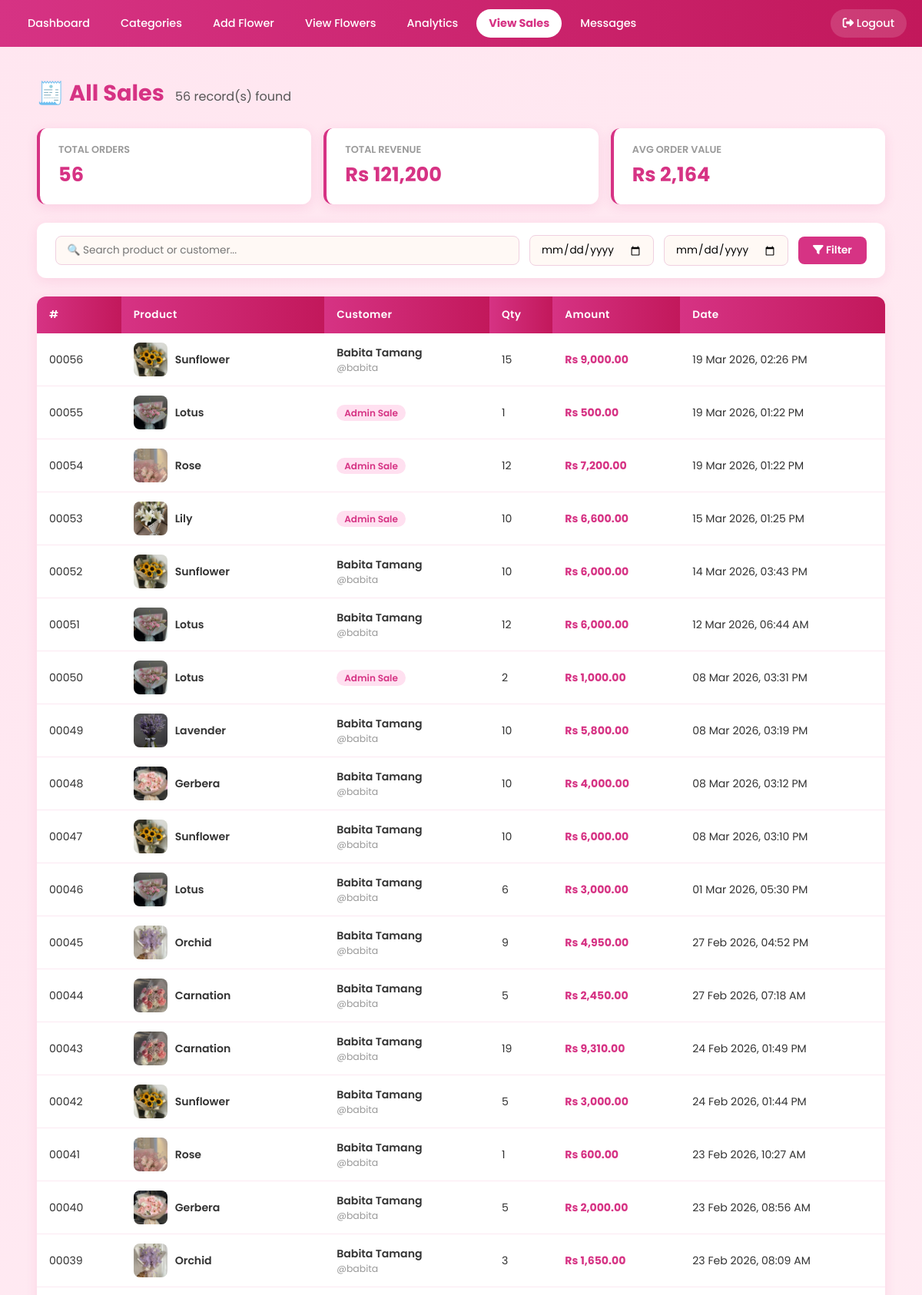
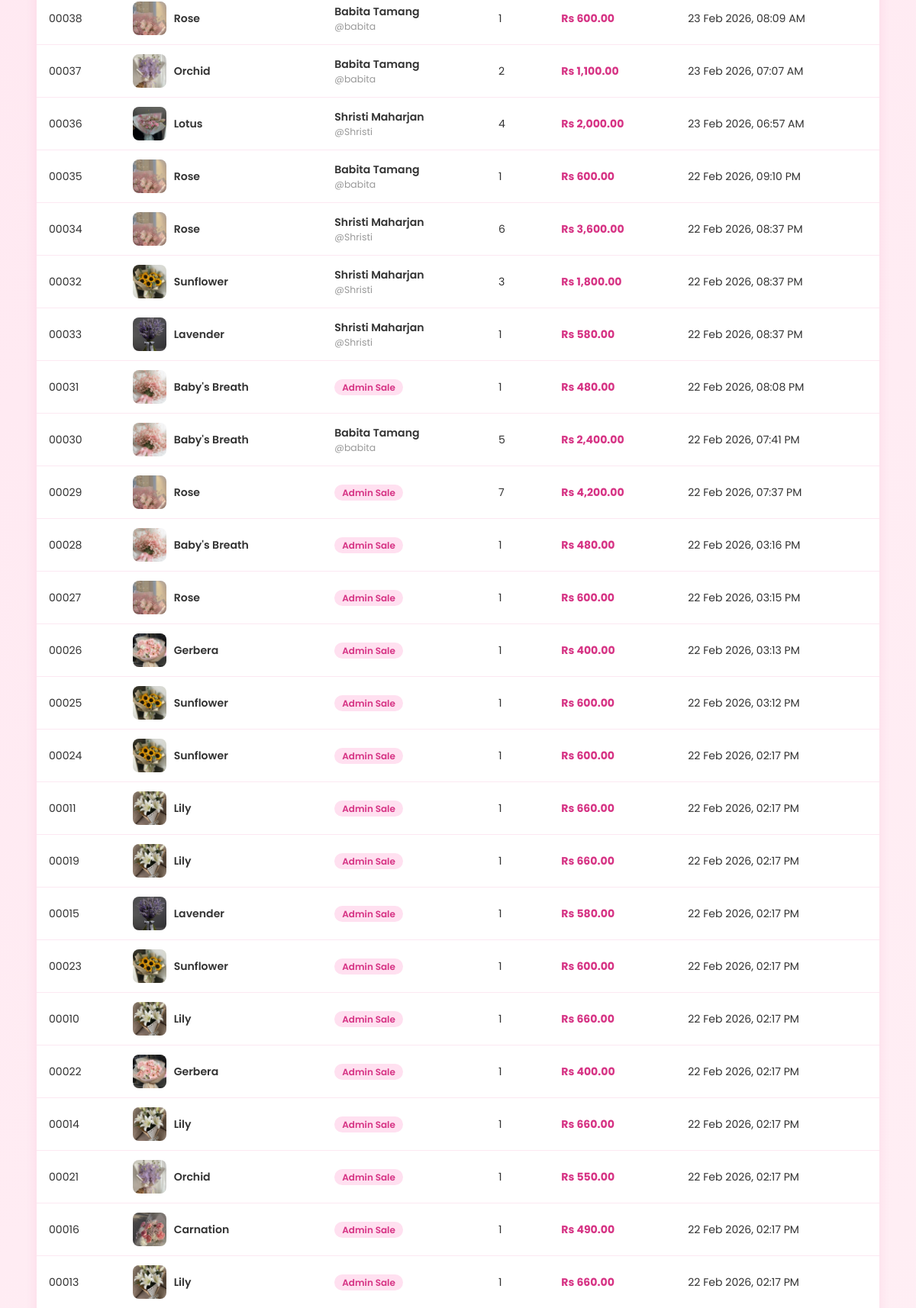
Screenshot of /view_sales.php (signed in, upper part) with the database file from the repository (2 pictures, top to bottom).
### tables this page shows
CREATE TABLE `sales` (
  `id` int(11) NOT NULL,
  `product_id` int(11) NOT NULL,
  `user_id` int(11) DEFAULT NULL,
  `order_id` int(11) DEFAULT NULL,
  `quantity` int(11) NOT NULL,
  `subtotal` decimal(10,2) NOT NULL,
  `sale_date` datetime DEFAULT current_timestamp()
);

CREATE TABLE `users` (
  `id` int(11) NOT NULL,
  `name` varchar(100) NOT NULL,
  `email` varchar(150) NOT NULL,
  `username` varchar(100) NOT NULL,
  `password` varchar(255) NOT NULL,
  `role` enum('admin','client') NOT NULL DEFAULT 'client',
  `created_at` timestamp NOT NULL DEFAULT current_timestamp(),
  `phone` varchar(20) DEFAULT NULL,
  `address` varchar(255) DEFAULT NULL,
  `city` varchar(100) DEFAULT NULL
);

### view_sales.php (the view, shortened to what this page needs)
<?php
include 'db.php';
$page = basename($_SERVER['PHP_SELF']);
$search   = trim($_GET['search'] ?? '');
$dateFrom = $_GET['date_from'] ?? '';
$dateTo   = $_GET['date_to'] ?? '';
$query  = "SELECT s.id as sale_id, COALESCE(p.name, 'Product Deleted') as product_name, COALESCE(p.image, '') as image,
                  u.name as customer_name, u.username,
                  s.quantity, s.subtotal, s.sale_date
           FROM sales s
           JOIN products p ON s.product_id = p.id
           LEFT JOIN users u ON s.user_id = u.id
           WHERE 1";
$query .= " ORDER BY s.sale_date DESC";
$stmt = $conn->prepare($query);
$stmt->execute();
$result      = $stmt->get_result();
$sales       = $result->fetch_all(MYSQLI_ASSOC);
$grandTotal  = array_sum(array_column($sales, 'subtotal'));
$totalOrders = count($sales);
?>
<!DOCTYPE html>
<html>
<head>
    <link rel="stylesheet" href="https://cdnjs.cloudflare.com/ajax/libs/font-awesome/6.5.0/css/all.min.css">
</head>
<body>
<div class="navbar">
    <a href="admin_dashboard.php" class="<?= $page=='admin_dashboard.php'?'active':'' ?>">Dashboard</a>
    <a href="categories.php">Categories</a>
    <a href="add_product.php" class="<?= $page=='add_product.php'?'active':'' ?>">Add Flower</a>
    <a href="view_products.php" class="<?= $page=='view_products.php'?'active':'' ?>">View Flowers</a>
    <a href="analytics.php" class="<?= $page=='sales.php'?'active':'' ?>">Analytics</a>
    <a href="view_sales.php" class="<?= $page=='view_sales.php'?'active':'' ?>">View Sales</a>
    <a href="messages.php">Messages</a>
    <a href="logout.php" class="logout"><i class="fas fa-sign-out-alt"></i> Logout</a>
</div>
<div class="container">
    <h2>🧾 All Sales <span><?= $totalOrders ?> record(s) found</span></h2>
    <div class="summary-grid">
        <div class="summary-card">
            <div class="label">Total Orders</div>
            <div class="value"><?= $totalOrders ?></div>
        </div>
        <div class="summary-card">
            <div class="label">Total Revenue</div>
            <div class="value">Rs <?= number_format($grandTotal, 0) ?></div>
        </div>
        <div class="summary-card">
            <div class="label">Avg Order Value</div>
            <div class="value">Rs <?= $totalOrders > 0 ? number_format($grandTotal / $totalOrders, 0) : 0 ?></div>
        </div>
    </div>
    <form method="GET" class="filter-bar">
        <input type="text" name="search" placeholder="🔍 Search product or customer..." value="<?= htmlspecialchars($search) ?>">
        <input type="date" name="date_from" value="<?= htmlspecialchars($dateFrom) ?>" title="From date">
        <input type="date" name="date_to" value="<?= htmlspecialchars($dateTo) ?>" title="To date">
        <button type="submit"><i class="fas fa-filter"></i> Filter</button>
    </form>
    <div class="table-wrap">
        <?php if ($totalOrders > 0): ?>
        <table>
            <thead>
                <tr>
                    <th>#</th>
                    <th>Product</th>
                    <th>Customer</th>
                    <th>Qty</th>
                    <th>Amount</th>
                    <th>Date</th>
                </tr>
            </thead>
            <tbody>
                <?php foreach ($sales as $row): ?>
                <tr>
                    <td><?= str_pad($row['sale_id'], 5, '0', STR_PAD_LEFT) ?></td>
                    <td>
                        <div class="product-cell">
                            <img src="uploads/<?= htmlspecialchars($row['image']) ?>" alt="">
                            <span class="product-name"><?= htmlspecialchars($row['product_name']) ?></span>
                        </div>
                    </td>
                    <td>
                        <?php if ($row['customer_name']): ?>
                        <div class="customer-cell">
                            <span class="customer-name"><?= htmlspecialchars($row['customer_name']) ?></span>
                            <span class="customer-username">@<?= htmlspecialchars($row['username']) ?></span>
                        </div>
                        <?php else: ?>
                        <span class="badge-admin">Admin Sale</span>
                        <?php endif; ?>
                    </td>
                    <td><?= $row['quantity'] ?></td>
                    <td class="amount">Rs <?= number_format($row['subtotal'], 2) ?></td>
                    <td><?= date('d M Y, h:i A', strtotime($row['sale_date'])) ?></td>
                </tr>
                <?php endforeach; ?>
            </tbody>
        </table>
        <?php endif; ?>
    </div>
</div>
</body>
</html>

### view_sales.php (style rules this page uses)
* { box-sizing: border-box; margin: 0; padding: 0; }
body { padding-top: 70px; font-family: 'Poppins', sans-serif; background: linear-gradient(135deg, #ffe6f0, #fff0f5); min-height: 100vh; }
.navbar { position: fixed; top:0; left:0; width:100%; background: linear-gradient(90deg, #d63384, #c2185b); padding: 12px 20px; z-index:1000; display: flex; gap: 8px; align-items: center; }
.navbar a { color: white; text-decoration: none; padding: 8px 16px; border-radius: 20px; font-size: 0.9rem; font-weight: 500; transition: background 0.2s; }
.navbar a.active { background: white; color: #d63384; font-weight: 700; }
.navbar a.logout { margin-left: auto; background: rgba(255,255,255,0.15); }
.container { width: 92%; max-width: 1200px; margin: 30px auto; }
h2 { color: #d63384; font-size: 1.8rem; margin-bottom: 1.5rem; }
h2 span { color: #555; font-size: 1rem; font-weight: 400; margin-left: 0.5rem; }
.summary-grid { display: grid; grid-template-columns: repeat(auto-fit, minmax(180px, 1fr)); gap: 16px; margin-bottom: 1.5rem; }
.summary-card { background: white; border-radius: 12px; padding: 1.2rem 1.5rem; box-shadow: 0 4px 15px rgba(214,51,132,0.12); border-left: 4px solid #d63384; }
.summary-card .label { font-size: 0.8rem; color: #999; font-weight: 600; text-transform: uppercase; }
.summary-card .value { font-size: 1.6rem; font-weight: 700; color: #d63384; margin-top: 4px; }
.filter-bar { background: white; border-radius: 12px; padding: 1rem 1.5rem; box-shadow: 0 4px 15px rgba(214,51,132,0.1); margin-bottom: 1.5rem; display: flex; gap: 0.8rem; flex-wrap: wrap; align-items: center; }
.filter-bar input, .filter-bar select { padding: 0.5rem 0.9rem; border: 1.5px solid #f0d0e0; border-radius: 8px; font-family: 'Poppins', sans-serif; font-size: 0.85rem; outline: none; transition: border-color 0.2s; background: #fff9f5; }
.filter-bar input[type="text"] { flex: 1; min-width: 200px; }
.filter-bar button { padding: 0.5rem 1.2rem; background: #d63384; color: white; border: none; border-radius: 8px; font-family: 'Poppins', sans-serif; font-size: 0.85rem; font-weight: 600; cursor: pointer; transition: background 0.2s; }
.table-wrap { background: white; border-radius: 12px; box-shadow: 0 4px 15px rgba(214,51,132,0.1); overflow: hidden; }
table { width: 100%; border-collapse: collapse; }
thead th { background: linear-gradient(90deg, #d63384, #c2185b); color: white; padding: 14px 16px; text-align: left; font-size: 0.85rem; font-weight: 600; letter-spacing: 0.03em; }
tbody tr { border-bottom: 1px solid #fce8f2; transition: background 0.15s; }
td { padding: 12px 16px; font-size: 0.88rem; color: #333; vertical-align: middle; }
.product-cell { display: flex; align-items: center; gap: 10px; }
.product-cell img { width: 44px; height: 44px; object-fit: cover; border-radius: 8px; }
.product-name { font-weight: 600; color: #333; }
.customer-cell { display: flex; flex-direction: column; }
.customer-name { font-weight: 600; color: #333; }
.customer-username { font-size: 0.78rem; color: #999; }
.badge-admin { background: #ffe0f0; color: #d63384; padding: 2px 10px; border-radius: 20px; font-size: 0.75rem; font-weight: 600; }
.amount { font-weight: 700; color: #d63384; }

### rows the page displays
sales: id "00056", product_name "Sunflower", user.name "Babita Tamang", user.username "babita", quantity "15", subtotal "9,000.00", sale_date "19 Mar 2026, 02:26 PM"
sales: id "00055", product_name "Lotus", shows "Admin Sale", quantity "1", subtotal "500.00", sale_date "19 Mar 2026, 01:22 PM"
sales: id "00054", product_name "Rose", shows "Admin Sale", quantity "12", subtotal "7,200.00", sale_date "19 Mar 2026, 01:22 PM"
sales: id "00053", product_name "Lily", shows "Admin Sale", quantity "10", subtotal "6,600.00", sale_date "15 Mar 2026, 01:25 PM"
sales: id "00052", product_name "Sunflower", user.name "Babita Tamang", user.username "babita", quantity "10", subtotal "6,000.00", sale_date "14 Mar 2026, 03:43 PM"
sales: id "00051", product_name "Lotus", user.name "Babita Tamang", user.username "babita", quantity "12", subtotal "6,000.00", sale_date "12 Mar 2026, 06:44 AM"
sales: id "00050", product_name "Lotus", shows "Admin Sale", quantity "2", subtotal "1,000.00", sale_date "08 Mar 2026, 03:31 PM"
sales: id "00049", product_name "Lavender", user.name "Babita Tamang", user.username "babita", quantity "10", subtotal "5,800.00", sale_date "08 Mar 2026, 03:19 PM"
sales: id "00048", product_name "Gerbera", user.name "Babita Tamang", user.username "babita", quantity "10", subtotal "4,000.00", sale_date "08 Mar 2026, 03:12 PM"
sales: id "00047", product_name "Sunflower", user.name "Babita Tamang", user.username "babita", quantity "10", subtotal "6,000.00", sale_date "08 Mar 2026, 03:10 PM"
sales: id "00046", product_name "Lotus", user.name "Babita Tamang", user.username "babita", quantity "6", subtotal "3,000.00", sale_date "01 Mar 2026, 05:30 PM"
sales: id "00045", product_name "Orchid", user.name "Babita Tamang", user.username "babita", quantity "9", subtotal "4,950.00", sale_date "27 Feb 2026, 04:52 PM"
sales: id "00044", product_name "Carnation", user.name "Babita Tamang", user.username "babita", quantity "5", subtotal "2,450.00", sale_date "27 Feb 2026, 07:18 AM"
sales: id "00043", product_name "Carnation", user.name "Babita Tamang", user.username "babita", quantity "19", subtotal "9,310.00", sale_date "24 Feb 2026, 01:49 PM"
sales: id "00042", product_name "Sunflower", user.name "Babita Tamang", user.username "babita", quantity "5", subtotal "3,000.00", sale_date "24 Feb 2026, 01:44 PM"
sales: id "00041", product_name "Rose", user.name "Babita Tamang", user.username "babita", quantity "1", subtotal "600.00", sale_date "23 Feb 2026, 10:27 AM"
sales: id "00040", product_name "Gerbera", user.name "Babita Tamang", user.username "babita", quantity "5", subtotal "2,000.00", sale_date "23 Feb 2026, 08:56 AM"
sales: id "00039", product_name "Orchid", user.name "Babita Tamang", user.username "babita", quantity "3", subtotal "1,650.00", sale_date "23 Feb 2026, 08:09 AM"
sales: id "00038", product_name "Rose", user.name "Babita Tamang", user.username "babita", quantity "1", subtotal "600.00", sale_date "23 Feb 2026, 08:09 AM"
sales: id "00037", product_name "Orchid", user.name "Babita Tamang", user.username "babita", quantity "2", subtotal "1,100.00", sale_date "23 Feb 2026, 07:07 AM"
sales: id "00036", product_name "Lotus", user.name "Shristi Maharjan", user.username "Shristi", quantity "4", subtotal "2,000.00", sale_date "23 Feb 2026, 06:57 AM"
sales: id "00035", product_name "Rose", user.name "Babita Tamang", user.username "babita", quantity "1", subtotal "600.00", sale_date "22 Feb 2026, 09:10 PM"
sales: id "00034", product_name "Rose", user.name "Shristi Maharjan", user.username "Shristi", quantity "6", subtotal "3,600.00", sale_date "22 Feb 2026, 08:37 PM"
sales: id "00032", product_name "Sunflower", user.name "Shristi Maharjan", user.username "Shristi", quantity "3", subtotal "1,800.00", sale_date "22 Feb 2026, 08:37 PM"
sales: id "00033", product_name "Lavender", user.name "Shristi Maharjan", user.username "Shristi", quantity "1", subtotal "580.00", sale_date "22 Feb 2026, 08:37 PM"
sales: id "00031", product_name "Baby's Breath", shows "Admin Sale", quantity "1", subtotal "480.00", sale_date "22 Feb 2026, 08:08 PM"
sales: id "00030", product_name "Baby's Breath", user.name "Babita Tamang", user.username "babita", quantity "5", subtotal "2,400.00", sale_date "22 Feb 2026, 07:41 PM"
sales: id "00029", product_name "Rose", shows "Admin Sale", quantity "7", subtotal "4,200.00", sale_date "22 Feb 2026, 07:37 PM"
sales: id "00028", product_name "Baby's Breath", shows "Admin Sale", quantity "1", subtotal "480.00", sale_date "22 Feb 2026, 03:16 PM"
sales: id "00027", product_name "Rose", shows "Admin Sale", quantity "1", subtotal "600.00", sale_date "22 Feb 2026, 03:15 PM"
sales: id "00026", product_name "Gerbera", shows "Admin Sale", quantity "1", subtotal "400.00", sale_date "22 Feb 2026, 03:13 PM"
sales: id "00025", product_name "Sunflower", shows "Admin Sale", quantity "1", subtotal "600.00", sale_date "22 Feb 2026, 03:12 PM"
sales: id "00024", product_name "Sunflower", shows "Admin Sale", quantity "1", subtotal "600.00", sale_date "22 Feb 2026, 02:17 PM"
sales: id "00011", product_name "Lily", shows "Admin Sale", quantity "1", subtotal "660.00", sale_date "22 Feb 2026, 02:17 PM"
sales: id "00019", product_name "Lily", shows "Admin Sale", quantity "1", subtotal "660.00", sale_date "22 Feb 2026, 02:17 PM"
sales: id "00015", product_name "Lavender", shows "Admin Sale", quantity "1", subtotal "580.00", sale_date "22 Feb 2026, 02:17 PM"
sales: id "00023", product_name "Sunflower", shows "Admin Sale", quantity "1", subtotal "600.00", sale_date "22 Feb 2026, 02:17 PM"
sales: id "00010", product_name "Lily", shows "Admin Sale", quantity "1", subtotal "660.00", sale_date "22 Feb 2026, 02:17 PM"
sales: id "00022", product_name "Gerbera", shows "Admin Sale", quantity "1", subtotal "400.00", sale_date "22 Feb 2026, 02:17 PM"
sales: id "00014", product_name "Lily", shows "Admin Sale", quantity "1", subtotal "660.00", sale_date "22 Feb 2026, 02:17 PM"
sales: id "00021", product_name "Orchid", shows "Admin Sale", quantity "1", subtotal "550.00", sale_date "22 Feb 2026, 02:17 PM"
sales: id "00016", product_name "Carnation", shows "Admin Sale", quantity "1", subtotal "490.00", sale_date "22 Feb 2026, 02:17 PM"
sales: id "00013", product_name "Lily", shows "Admin Sale", quantity "1", subtotal "660.00", sale_date "22 Feb 2026, 02:17 PM"

### other values shown
$totalOrders "56"
$grandTotal "121,200"
$grandTotal / $totalOrders "2,164"
